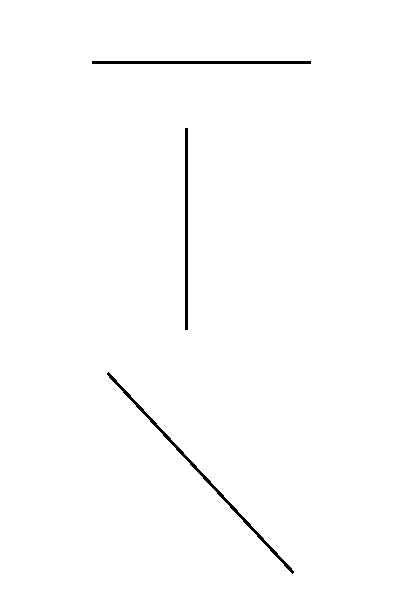
#> input picture ImageSegmentationOpenCV/line_detection.png, 405 x 597 px
$ python line_detection_prob_hough.py
#> lines starting #> are read from the running program, lines starting #| are printed output that depends on the picture; after the words box and inside, x2 and y2 are one past the last pixel; in counts of white or black regions, pixels touching at a corner belong together
# https://circuitdigest.com/tutorial/image-segmentation-using-opencv

import cv2
import numpy as np

image = cv2.imread('line_detection.png')
#> image is the input picture: shape (597, 405, 3); 99.1% white; 3 black regions, box (x1, y1, x2, y2) and area: (107, 372, 294, 574) 852, (92, 61, 311, 64) 657, (185, 128, 188, 330) 606
# cv2.namedWindow("Input Image", cv2.WINDOW_NORMAL)
cv2.imshow("Input Image", image)
cv2.waitKey(0)

gray = cv2.cvtColor(image, cv2.COLOR_BGR2GRAY)

edges = cv2.Canny(gray, 50, 150, apertureSize=3)
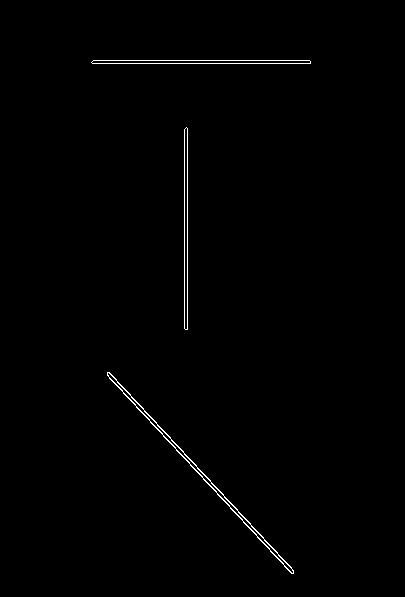
#> edges: shape (597, 405); 0.66% white in thin lines or dots, all inside (x1, y1, x2, y2) = (91, 60, 311, 574)
# cv2.namedWindow("Canny Edges", cv2.WINDOW_NORMAL)
cv2.imshow("Canny Edges", edges)
cv2.waitKey(0)

# Run Hough lines using rho accuracy of 1 pixel
# Theta accuracy of (np.pi/180) which is 1 degree
# Minimum vote (points along the line) of 100
# Min line length 5 pixels
# Max gap between lines 10 pixels
lines = cv2.HoughLinesP(edges, 1, np.pi / 180, 100, 100, 10)
#> lines = [[187, 329, 187, 128], [109, 372, 293, 570], [184, 328, 184, 129], [93, 60, 309, 60], [92, 63, 310, 63], [107, 375, 292, 573]]

# Iterate through each line to convert if for printing
for i in range(0, len(lines)):
    for x1, y1, x2, y2 in lines[i]:
        cv2.line(image, (x1, y1), (x2, y2), (0, 255, 0), 2)
#> this loop made 6 passes
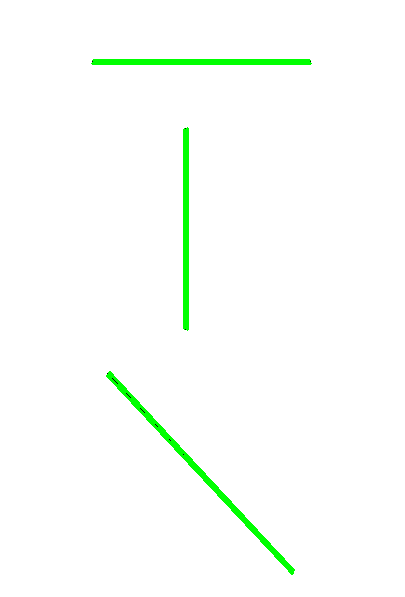
#> image: shape (597, 405, 3); 1.75% of pixels changed, all inside (x1, y1, x2, y2) = (91, 59, 312, 575)

cv2.imshow("Probabilistic Hough Lines", image)

cv2.waitKey(0)

cv2.destroyAllWindows()

$ run again, with ImageSegmentationOpenCV/Filtering-Blobs-using-OpenCV.png copied over ImageSegmentationOpenCV/line_detection.png
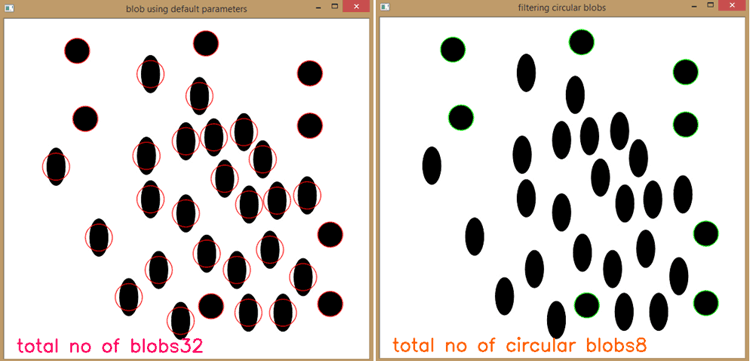
#> input picture ImageSegmentationOpenCV/Filtering-Blobs-using-OpenCV.png, 750 x 361 px
#> image is the input picture: shape (361, 750, 3); mean B, G, R 207.3, 211.4, 216.9
#> `edges = cv2.Canny(gray, 50, 150, apertureSize=3)`:
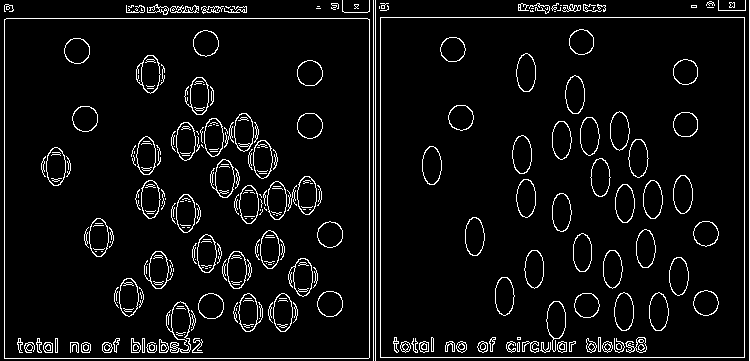
#> edges: shape (361, 750); 5.8% white in thin lines or dots
#> lines = 14 rows, first 6: [380, 357, 744, 357], [373, 360, 373, 0], [375, 360, 375, 0], [4, 358, 368, 358], [380, 356, 380, 17], [744, 356, 744, 17]
#> the loop `for i in range(0, len(lines)):` made 14 passes
#> after the loop `for i in range(0, len(lines)):`:
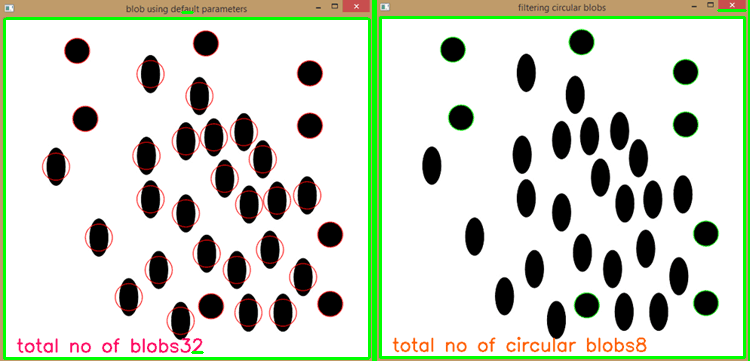
#> image: shape (361, 750, 3); 4.11% of pixels changed, all inside (x1, y1, x2, y2) = (3, 0, 750, 361)
